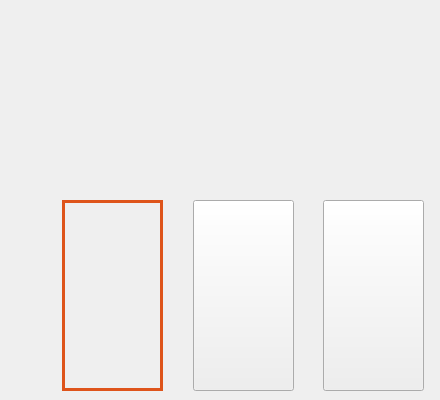
   <widget class="QWidget" name="page_10">
    <property name="styleSheet">
     <string notr="true">QPushButton{color: rgba(255, 255, 255, 0);}
QPushButton:hover{
/*background-color: rgba(222, 84, 27, 105);*/
background-color: rgba(222, 222, 222, 55);
}</string>
    </property>
    <widget class="QLabel" name="label_44">
     <property name="geometry">
      <rect>
       <x>50</x>
       <y>200</y>
       <width>121</width>
       <height>191</height>
      </rect>
     </property>
     <property name="text">
      <string/>
     </property>
     <property name="pixmap">
      <pixmap resource="../../images/images.qrc">:/design/11-1.png</pixmap>
     </property>
    </widget>
    <widget class="QLabel" name="label_45">
     <property name="geometry">
      <rect>
       <x>180</x>
       <y>200</y>
       <width>121</width>
       <height>191</height>
      </rect>
     </property>
     <property name="text">
      <string/>
     </property>
     <property name="pixmap">
      <pixmap resource="../../images/images.qrc">:/design/11-2.png</pixmap>
     </property>
    </widget>
    <widget class="QLabel" name="label_46">
     <property name="geometry">
      <rect>
       <x>310</x>
       <y>200</y>
       <width>121</width>
       <height>191</height>
      </rect>
     </property>
     <property name="text">
      <string/>
     </property>
     <property name="pixmap">
      <pixmap resource="../../images/images.qrc">:/design/11-3.png</pixmap>
     </property>
    </widget>
    <widget class="QPushButton" name="pushButton111">
     <property name="geometry">
      <rect>
       <x>62</x>
       <y>200</y>
       <width>101</width>
       <height>191</height>
      </rect>
     </property>
     <property name="styleSheet">
      <string notr="true">border:3px solid rgb(222,84,27);</string>
     </property>
     <property name="text">
      <string>无翻边</string>
     </property>
    </widget>
    <widget class="QPushButton" name="pushButton112">
     <property name="geometry">
      <rect>
       <x>193</x>
       <y>200</y>
       <width>101</width>
       <height>191</height>
      </rect>
     </property>
     <property name="styleSheet">
      <string notr="true"/>
     </property>
     <property name="text">
      <string>有翻边</string>
     </property>
    </widget>
    <widget class="QPushButton" name="pushButton113">
     <property name="geometry">
      <rect>
       <x>323</x>
       <y>200</y>
       <width>101</width>
       <height>191</height>
      </rect>
     </property>
     <property name="styleSheet">
      <string notr="true"/>
     </property>
     <property name="text">
      <string>罗纹</string>
     </property>
    </widget>
    <zorder>label_44</zorder>
    <zorder>label_45</zorder>
    <zorder>label_46</zorder>
    <zorder>pushButton113</zorder>
    <zorder>pushButton112</zorder>
    <zorder>pushButton111</zorder>
   </widget>
